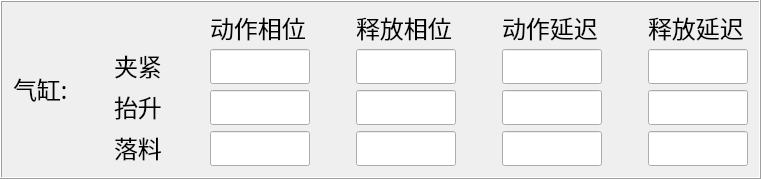
          <widget class="QFrame" name="frame_4">
           <property name="frameShape">
            <enum>QFrame::Box</enum>
           </property>
           <property name="frameShadow">
            <enum>QFrame::Raised</enum>
           </property>
           <layout class="QHBoxLayout" name="horizontalLayout_18">
            <item>
             <layout class="QHBoxLayout" name="horizontalLayout_12">
              <item>
               <widget class="QLabel" name="label_26">
                <property name="sizePolicy">
                 <sizepolicy hsizetype="Fixed" vsizetype="Fixed">
                  <horstretch>0</horstretch>
                  <verstretch>0</verstretch>
                 </sizepolicy>
                </property>
                <property name="minimumSize">
                 <size>
                  <width>55</width>
                  <height>30</height>
                 </size>
                </property>
                <property name="maximumSize">
                 <size>
                  <width>55</width>
                  <height>30</height>
                 </size>
                </property>
                <property name="font">
                 <font>
                  <family>幼圆</family>
                  <pointsize>18</pointsize>
                  <weight>50</weight>
                  <italic>false</italic>
                  <bold>false</bold>
                 </font>
                </property>
                <property name="styleSheet">
                 <string notr="true">font: 18pt &quot;幼圆&quot;;</string>
                </property>
                <property name="text">
                 <string>气缸:</string>
                </property>
               </widget>
              </item>
              <item>
               <spacer name="horizontalSpacer_9">
                <property name="orientation">
                 <enum>Qt::Horizontal</enum>
                </property>
                <property name="sizeHint" stdset="0">
                 <size>
                  <width>40</width>
                  <height>20</height>
                 </size>
                </property>
               </spacer>
              </item>
              <item>
               <layout class="QGridLayout" name="gridLayout_5">
                <item row="0" column="0">
                 <spacer name="horizontalSpacer_6">
                  <property name="orientation">
                   <enum>Qt::Horizontal</enum>
                  </property>
                  <property name="sizeType">
                   <enum>QSizePolicy::Fixed</enum>
                  </property>
                  <property name="sizeHint" stdset="0">
                   <size>
                    <width>20</width>
                    <height>20</height>
                   </size>
                  </property>
                 </spacer>
                </item>
                <item row="0" column="6">
                 <widget class="QLabel" name="label_14">
                  <property name="sizePolicy">
                   <sizepolicy hsizetype="Fixed" vsizetype="Fixed">
                    <horstretch>0</horstretch>
                    <verstretch>0</verstretch>
                   </sizepolicy>
                  </property>
                  <property name="minimumSize">
                   <size>
                    <width>100</width>
                    <height>30</height>
                   </size>
                  </property>
                  <property name="maximumSize">
                   <size>
                    <width>100</width>
                    <height>30</height>
                   </size>
                  </property>
                  <property name="font">
                   <font>
                    <family>幼圆</family>
                    <pointsize>18</pointsize>
                    <weight>50</weight>
                    <italic>false</italic>
                    <bold>false</bold>
                   </font>
                  </property>
                  <property name="styleSheet">
                   <string notr="true">font: 18pt &quot;幼圆&quot;;</string>
                  </property>
                  <property name="text">
                   <string>动作延迟</string>
                  </property>
                 </widget>
                </item>
                <item row="1" column="3">
                 <spacer name="horizontalSpacer_15">
                  <property name="orientation">
                   <enum>Qt::Horizontal</enum>
                  </property>
                  <property name="sizeHint" stdset="0">
                   <size>
                    <width>40</width>
                    <height>20</height>
                   </size>
                  </property>
                 </spacer>
                </item>
                <item row="2" column="6">
                 <widget class="MyLineEdit" name="lE_tUp1">
                  <property name="minimumSize">
                   <size>
                    <width>100</width>
                    <height>35</height>
                   </size>
                  </property>
                  <property name="maximumSize">
                   <size>
                    <width>100</width>
                    <height>35</height>
                   </size>
                  </property>
                  <property name="styleSheet">
                   <string notr="true">font: 18pt &quot;幼圆&quot;;</string>
                  </property>
                 </widget>
                </item>
                <item row="1" column="2">
                 <widget class="MyLineEdit" name="lE_ClipPhase1">
                  <property name="minimumSize">
                   <size>
                    <width>100</width>
                    <height>35</height>
                   </size>
                  </property>
                  <property name="maximumSize">
                   <size>
                    <width>100</width>
                    <height>35</height>
                   </size>
                  </property>
                  <property name="styleSheet">
                   <string notr="true">font: 18pt &quot;幼圆&quot;;</string>
                  </property>
                 </widget>
                </item>
                <item row="1" column="1">
                 <spacer name="horizontalSpacer_10">
                  <property name="orientation">
                   <enum>Qt::Horizontal</enum>
                  </property>
                  <property name="sizeHint" stdset="0">
                   <size>
                    <width>40</width>
                    <height>20</height>
                   </size>
                  </property>
                 </spacer>
                </item>
                <item row="1" column="8">
                 <widget class="MyLineEdit" name="lE_tClip2">
                  <property name="minimumSize">
                   <size>
                    <width>100</width>
                    <height>35</height>
                   </size>
                  </property>
                  <property name="maximumSize">
                   <size>
                    <width>100</width>
                    <height>35</height>
                   </size>
                  </property>
                  <property name="styleSheet">
                   <string notr="true">font: 18pt &quot;幼圆&quot;;</string>
                  </property>
                 </widget>
                </item>
                <item row="3" column="8">
                 <widget class="MyLineEdit" name="lE_tDrop2">
                  <property name="minimumSize">
                   <size>
                    <width>100</width>
                    <height>35</height>
                   </size>
                  </property>
                  <property name="maximumSize">
                   <size>
                    <width>100</width>
                    <height>35</height>
                   </size>
                  </property>
                  <property name="styleSheet">
                   <string notr="true">font: 18pt &quot;幼圆&quot;;</string>
                  </property>
                 </widget>
                </item>
                <item row="2" column="2">
                 <widget class="MyLineEdit" name="lE_UpPhase1">
                  <property name="minimumSize">
                   <size>
                    <width>100</width>
                    <height>35</height>
                   </size>
                  </property>
                  <property name="maximumSize">
                   <size>
                    <width>100</width>
                    <height>35</height>
                   </size>
                  </property>
                  <property name="styleSheet">
                   <string notr="true">font: 18pt &quot;幼圆&quot;;</string>
                  </property>
                 </widget>
                </item>
                <item row="0" column="2">
                 <widget class="QLabel" name="label_12">
                  <property name="sizePolicy">
                   <sizepolicy hsizetype="Fixed" vsizetype="Fixed">
                    <horstretch>0</horstretch>
                    <verstretch>0</verstretch>
                   </sizepolicy>
                  </property>
                  <property name="minimumSize">
                   <size>
                    <width>100</width>
                    <height>30</height>
                   </size>
                  </property>
                  <property name="maximumSize">
                   <size>
                    <width>100</width>
                    <height>30</height>
                   </size>
                  </property>
                  <property name="font">
                   <font>
                    <family>幼圆</family>
                    <pointsize>18</pointsize>
                    <weight>50</weight>
                    <italic>false</italic>
                    <bold>false</bold>
                   </font>
                  </property>
                  <property name="styleSheet">
                   <string notr="true">font: 18pt &quot;幼圆&quot;;</string>
                  </property>
                  <property name="text">
                   <string>动作相位</string>
                  </property>
                 </widget>
                </item>
                <item row="3" column="4">
                 <widget class="MyLineEdit" name="lE_DropPhase2">
                  <property name="minimumSize">
                   <size>
                    <width>100</width>
                    <height>35</height>
                   </size>
                  </property>
                  <property name="maximumSize">
                   <size>
                    <width>100</width>
                    <height>35</height>
                   </size>
                  </property>
                  <property name="styleSheet">
                   <string notr="true">font: 18pt &quot;幼圆&quot;;</string>
                  </property>
                 </widget>
                </item>
                <item row="0" column="8">
                 <widget class="QLabel" name="label_17">
                  <property name="sizePolicy">
                   <sizepolicy hsizetype="Fixed" vsizetype="Fixed">
                    <horstretch>0</horstretch>
                    <verstretch>0</verstretch>
                   </sizepolicy>
                  </property>
                  <property name="minimumSize">
                   <size>
                    <width>100</width>
                    <height>30</height>
                   </size>
                  </property>
                  <property name="maximumSize">
                   <size>
                    <width>100</width>
                    <height>30</height>
                   </size>
                  </property>
                  <property name="font">
                   <font>
                    <family>幼圆</family>
                    <pointsize>18</pointsize>
                    <weight>50</weight>
                    <italic>false</italic>
                    <bold>false</bold>
                   </font>
                  </property>
                  <property name="styleSheet">
                   <string notr="true">font: 18pt &quot;幼圆&quot;;</string>
                  </property>
                  <property name="text">
                   <string>释放延迟</string>
                  </property>
                 </widget>
                </item>
                <item row="1" column="4">
                 <widget class="MyLineEdit" name="lE_ClipPhase2">
                  <property name="minimumSize">
                   <size>
                    <width>100</width>
                    <height>35</height>
                   </size>
                  </property>
                  <property name="maximumSize">
                   <size>
                    <width>100</width>
                    <height>35</height>
                   </size>
                  </property>
                  <property name="styleSheet">
                   <string notr="true">font: 18pt &quot;幼圆&quot;;</string>
                  </property>
                 </widget>
                </item>
                <item row="3" column="6">
                 <widget class="MyLineEdit" name="lE_tDrop1">
                  <property name="minimumSize">
                   <size>
                    <width>100</width>
                    <height>35</height>
                   </size>
                  </property>
                  <property name="maximumSize">
                   <size>
                    <width>100</width>
                    <height>35</height>
                   </size>
                  </property>
                  <property name="styleSheet">
                   <string notr="true">font: 18pt &quot;幼圆&quot;;</string>
                  </property>
                 </widget>
                </item>
                <item row="1" column="0">
                 <widget class="QLabel" name="label_4">
                  <property name="sizePolicy">
                   <sizepolicy hsizetype="Fixed" vsizetype="Fixed">
                    <horstretch>0</horstretch>
                    <verstretch>0</verstretch>
                   </sizepolicy>
                  </property>
                  <property name="minimumSize">
                   <size>
                    <width>50</width>
                    <height>30</height>
                   </size>
                  </property>
                  <property name="maximumSize">
                   <size>
                    <width>50</width>
                    <height>30</height>
                   </size>
                  </property>
                  <property name="font">
                   <font>
                    <family>幼圆</family>
                    <pointsize>18</pointsize>
                    <weight>50</weight>
                    <italic>false</italic>
                    <bold>false</bold>
                   </font>
                  </property>
                  <property name="styleSheet">
                   <string notr="true">font: 18pt &quot;幼圆&quot;;</string>
                  </property>
                  <property name="text">
                   <string>夹紧</string>
                  </property>
                 </widget>
                </item>
                <item row="3" column="0">
                 <widget class="QLabel" name="label_5">
                  <property name="sizePolicy">
                   <sizepolicy hsizetype="Fixed" vsizetype="Fixed">
                    <horstretch>0</horstretch>
                    <verstretch>0</verstretch>
                   </sizepolicy>
                  </property>
                  <property name="minimumSize">
                   <size>
                    <width>50</width>
                    <height>30</height>
                   </size>
                  </property>
                  <property name="maximumSize">
                   <size>
                    <width>50</width>
                    <height>30</height>
                   </size>
                  </property>
                  <property name="font">
                   <font>
                    <family>幼圆</family>
                    <pointsize>18</pointsize>
                    <weight>50</weight>
                    <italic>false</italic>
                    <bold>false</bold>
                   </font>
                  </property>
                  <property name="styleSheet">
                   <string notr="true">font: 18pt &quot;幼圆&quot;;</string>
                  </property>
                  <property name="text">
                   <string>落料</string>
                  </property>
                 </widget>
                </item>
                <item row="1" column="6">
                 <widget class="MyLineEdit" name="lE_tClip1">
                  <property name="minimumSize">
                   <size>
                    <width>100</width>
                    <height>35</height>
                   </size>
                  </property>
                  <property name="maximumSize">
                   <size>
                    <width>100</width>
                    <height>35</height>
                   </size>
                  </property>
                  <property name="styleSheet">
                   <string notr="true">font: 18pt &quot;幼圆&quot;;</string>
                  </property>
                 </widget>
                </item>
                <item row="2" column="0">
                 <widget class="QLabel" name="label_25">
                  <property name="sizePolicy">
                   <sizepolicy hsizetype="Fixed" vsizetype="Fixed">
                    <horstretch>0</horstretch>
                    <verstretch>0</verstretch>
                   </sizepolicy>
                  </property>
                  <property name="minimumSize">
                   <size>
                    <width>50</width>
                    <height>30</height>
                   </size>
                  </property>
                  <property name="maximumSize">
                   <size>
                    <width>50</width>
                    <height>30</height>
                   </size>
                  </property>
                  <property name="font">
                   <font>
                    <family>幼圆</family>
                    <pointsize>18</pointsize>
                    <weight>50</weight>
                    <italic>false</italic>
                    <bold>false</bold>
                   </font>
                  </property>
                  <property name="styleSheet">
                   <string notr="true">font: 18pt &quot;幼圆&quot;;</string>
                  </property>
                  <property name="text">
                   <string>抬升</string>
                  </property>
                 </widget>
                </item>
                <item row="0" column="4">
                 <widget class="QLabel" name="label_13">
                  <property name="sizePolicy">
                   <sizepolicy hsizetype="Fixed" vsizetype="Fixed">
                    <horstretch>0</horstretch>
                    <verstretch>0</verstretch>
                   </sizepolicy>
                  </property>
                  <property name="minimumSize">
                   <size>
                    <width>100</width>
                    <height>30</height>
                   </size>
                  </property>
                  <property name="maximumSize">
                   <size>
                    <width>100</width>
                    <height>30</height>
                   </size>
                  </property>
                  <property name="font">
                   <font>
                    <family>幼圆</family>
                    <pointsize>18</pointsize>
                    <weight>50</weight>
                    <italic>false</italic>
                    <bold>false</bold>
                   </font>
                  </property>
                  <property name="styleSheet">
                   <string notr="true">font: 18pt &quot;幼圆&quot;;</string>
                  </property>
                  <property name="text">
                   <string>释放相位</string>
                  </property>
                 </widget>
                </item>
                <item row="2" column="5">
                 <spacer name="horizontalSpacer_16">
                  <property name="orientation">
                   <enum>Qt::Horizontal</enum>
                  </property>
                  <property name="sizeHint" stdset="0">
                   <size>
                    <width>40</width>
                    <height>20</height>
                   </size>
                  </property>
                 </spacer>
                </item>
                <item row="2" column="4">
                 <widget class="MyLineEdit" name="lE_UpPhase2">
                  <property name="minimumSize">
                   <size>
                    <width>100</width>
                    <height>35</height>
                   </size>
                  </property>
                  <property name="maximumSize">
                   <size>
                    <width>100</width>
                    <height>35</height>
                   </size>
                  </property>
                  <property name="styleSheet">
                   <string notr="true">font: 18pt &quot;幼圆&quot;;</string>
                  </property>
                 </widget>
                </item>
                <item row="3" column="2">
                 <widget class="MyLineEdit" name="lE_DropPhase1">
                  <property name="minimumSize">
                   <size>
                    <width>100</width>
                    <height>35</height>
                   </size>
                  </property>
                  <property name="maximumSize">
                   <size>
                    <width>100</width>
                    <height>35</height>
                   </size>
                  </property>
                  <property name="styleSheet">
                   <string notr="true">font: 18pt &quot;幼圆&quot;;</string>
                  </property>
                 </widget>
                </item>
                <item row="2" column="8">
                 <widget class="MyLineEdit" name="lE_tUp2">
                  <property name="minimumSize">
                   <size>
                    <width>100</width>
                    <height>35</height>
                   </size>
                  </property>
                  <property name="maximumSize">
                   <size>
                    <width>100</width>
                    <height>35</height>
                   </size>
                  </property>
                  <property name="styleSheet">
                   <string notr="true">font: 18pt &quot;幼圆&quot;;</string>
                  </property>
                 </widget>
                </item>
                <item row="2" column="7">
                 <spacer name="horizontalSpacer_17">
                  <property name="orientation">
                   <enum>Qt::Horizontal</enum>
                  </property>
                  <property name="sizeHint" stdset="0">
                   <size>
                    <width>40</width>
                    <height>20</height>
                   </size>
                  </property>
                 </spacer>
                </item>
               </layout>
              </item>
             </layout>
            </item>
           </layout>
          </widget>
